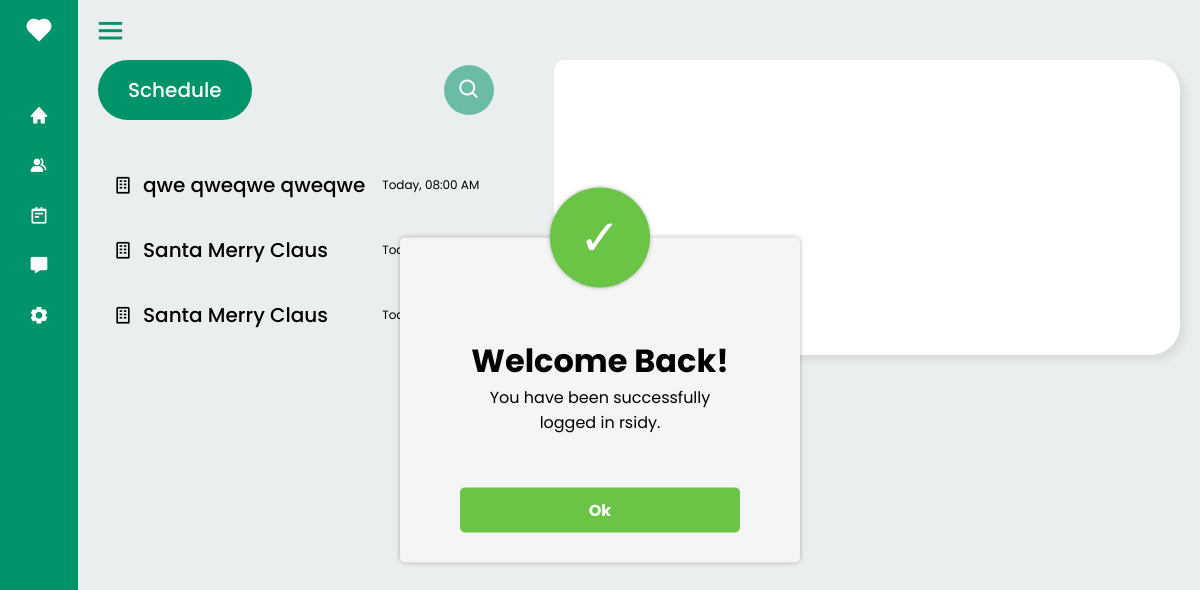
Screenshot of /pages/doctors.php?error=successlogin (signed in) with the database file from the repository.
### tables this page shows
CREATE TABLE `doctor_acc` (
  `doctor_id` int(10) NOT NULL,
  `doctor_firstname` tinytext NOT NULL,
  `doctor_lastname` tinytext NOT NULL,
  `doctor_username` varchar(255) NOT NULL,
  `doctor_password` varchar(255) NOT NULL,
  `doctor_email` varchar(255) NOT NULL,
  `doctor_occupation` tinytext NOT NULL,
  `account_created` timestamp NOT NULL DEFAULT current_timestamp() ON UPDATE current_timestamp()
);

CREATE TABLE `appointments` (
  `appointment_id` int(11) NOT NULL,
  `firstName` varchar(100) NOT NULL,
  `lastName` varchar(100) NOT NULL,
  `middleName` varchar(100) NOT NULL,
  `email` varchar(100) NOT NULL,
  `dob` varchar(100) NOT NULL,
  `contactNumber` varchar(100) NOT NULL,
  `gender` varchar(100) NOT NULL,
  `id` varchar(255) NOT NULL,
  `services` varchar(255) NOT NULL,
  `appointmentDate` varchar(100) NOT NULL,
  `appointmentTime` varchar(100) NOT NULL,
  `accountpw` varchar(255) NOT NULL,
  `appointmentStatus` varchar(255) NOT NULL
);

### pages/doctors.php (the view, shortened to what this page needs)
<?php
    include '../backend/config.php';
?>
<?php
    $doctorAccount = $_SESSION["doctor_username"];
    $query = "SELECT * FROM doctor_acc WHERE `doctor_username`='$doctorAccount'";
    $result = mysqli_query($connect, $query);
    while ($row = mysqli_fetch_array($result)) {
        $doc = $row["doctor_firstname"];
    }
?>
<!DOCTYPE html>
<html lang="en">
<head>
    <link rel="stylesheet" href="../Assets/css/account.css">
    <link rel="stylesheet" href="https://cdn.jsdelivr.net/npm/boxicons@latest/css/boxicons.min.css">
    <link rel="stylesheet" href="../Assets/css/popup.css">
    <link rel="stylesheet" href="../Assets/css/doctors.css">
</head>
<body>
    <?php
        if(isset($_GET['error'])) {
        $error = $_GET['error'];
        if($error === 'successlogin') {
            echo '  <div id="pop-up-log-in">
                        <div class="pop-info-top">&#10003;</div>
                        <div class="pop-info-center">
                            <h1>Welcome Back!</h1>
                            <p>You have been successfully logged in '. $doc .'.</p>
                        </div>
                        <div class="pop-info-bottom"><button class="pop-info-bottom-button" onclick="popUpVanish()">Ok</button></div>
                    </div>  ';
        }
    }
    ?>
    <div class="sidebar close">
        <div class="logo-details">
            <i class='bx bxs-heart'></i>
        </div>
        <ul class="nav-links">
            <li>
                <a href="#" onclick="showSection('home')">
                    <i class='bx bxs-home'></i>
                </a>
            </li>
            <li>
                <a href="#" onclick="showSection('records')">
                    <i class="bx bxs-group"></i>
                </a>
            </li>
            <li>
                <a href="#" onclick="showSection('requests')">
                    <i class='bx bx-notepad'></i>
                </a>
            </li>
            <li>
                <a href="#" onclick="showSection('messages')">
                    <i class='bx bxs-message'></i>
                </a>
            </li>
            <li>
                <div class="iocn-link">
                    <a href="#" onclick="showSection('settings')">
                        <i class='bx bxs-cog'></i>
                    </a>
                </div>
            </li>
        </ul>
    </div>
    <main class="home-section">
        <div class="home-content">
            <i class="bx bx-menu"></i>
        </div>
        <div class="container-fluid">
            <section id="home">
                <div class="home-class-home">
                    <article class="home-left">
                        <div class="flex-2">
                            <div class="sched-container">Schedule</div>
                            <a onclick="openPopup()"><div class="search-icon"><i class='bx bx-search'></i></div></a>
                        </div>
                        <br>
                        <?php
                            $dataPatient = "SELECT * FROM `appointments` WHERE appointmentStatus = 'ON' AND appointmentDate = CURDATE()";
                            $data = mysqli_query($connect, $dataPatient);
                            if (mysqli_num_rows($data) > 0){
                                while ($fetch_data = mysqli_fetch_assoc($data)){
                            ?>
                        <div class="details">
                            <aside class="flex-detail-clickable"  data-patient="<?php echo $fetch_data['firstName']; ?>">
                                <div class="sched-detail">
                                    <i class='bx bx-building'></i>
                                    <div class="patient-name"><?php echo $fetch_data['firstName'] . ' ' . $fetch_data['middleName'] . ' ' . $fetch_data['lastName']; ?></div>
                                </div>
                                <div class="sched-time">
                                    Today, <?php echo $fetch_data['appointmentTime']; ?>
                                </div>
                            </aside>
                        </div>
                        <?php
                            }
                        }
                        ?>
                    </article>
                    <article class="home-right">
                    </article>
                </div>
            </section>
        </div>
    </main>
</body>
</html>

### Assets/css/account.css (style rules this page uses)
* { margin: 0; padding: 0; box-sizing: border-box; font-family: 'Poppins', sans-serif; }
body { background: #EAEEEF; }
.sidebar { position: fixed; top: 0; left: 0; height: 100%; width: 260px; background: #01936A; z-index: 100; transition: all 0.5s ease; }
.sidebar.close { width: 78px; }
.sidebar .logo-details { height: 60px; width: 100%; display: flex; align-items: center; }
.sidebar .logo-details i { font-size: 30px; color: #fff; height: 50px; min-width: 78px; text-align: center; line-height: 50px; }
.sidebar .nav-links { height: 100%; padding: 30px 0 150px 0; overflow: auto; }
.sidebar.close .nav-links { overflow: visible; }
.sidebar .nav-links li { position: relative; list-style: none; transition: all 0.4s ease; }
.sidebar .nav-links li .iocn-link { display: flex; align-items: center; justify-content: space-between; }
.sidebar.close .nav-links li .iocn-link { display: block }
.sidebar .nav-links li i { height: 50px; min-width: 78px; text-align: center; line-height: 50px; color: #fff; font-size: 20px; cursor: pointer; transition: all 0.3s ease; }
.sidebar .nav-links li a { display: flex; align-items: center; text-decoration: none; }
.home-section { position: relative; height: 100vh; left: 260px; width: calc(100% - 260px); transition: all 0.5s ease; }
.sidebar.close ~ .home-section { left: 78px; width: calc(100% - 78px); }
.home-section .home-content { height: 60px; display: flex; align-items: center; }
.home-section .home-content .bx-menu { margin: 0 15px; cursor: pointer; }
.home-section .home-content .bx-menu { color: #01936a; font-size: 35px; }
section { margin: 0 auto; padding: 0 20px; }
#home, #records, #requests, #messages, #settings { max-width: 1780px; }
.home-class-home { display: flex; padding-bottom: 50px; }
.home-left { width: 420px; }
.flex-2 { display: flex; justify-content: space-between; font-weight: 500; align-items: center; }
.sched-container { padding: 15px 30px; border-radius: 30px; border: none; background-color: #01936A; color: white; font-size: 20px; }
.search-icon { width: 50px; height: 50px; background-color: #01936a8a; border-radius: 50%; position: relative; cursor: pointer; transition: all 0.2s; font-size: 24px; }
.bx-search { position: absolute; top: 50%; left: 50%; transform: translate(-50%, -50%); color: white; }
.flex-detail-clickable { display: flex; justify-content: space-between; align-items: center; cursor: pointer; padding: 10px 15px; border: none; border-radius: 5px; margin: 15px 0; }
.sched-detail { display: flex; gap: 10px; justify-content: center; align-items: center; font-size: 20px; font-weight: 500; }
.sched-time { font-size: 12px; }
.home-right { margin-left: 60px; background-color: white; width: calc(100% - 420px); border-top-right-radius: 30px; border-bottom-right-radius: 30px; border-top-left-radius: 10px; border-bottom-left-radius: 10px; padding-left: 20px; box-shadow: 5px 5px 10px rgba(0, 0, 0, 0.082); }

### Assets/css/popup.css (style rules this page uses)
#pop-up-log-in { position: fixed; top: 50%; left: 50%; transform: translate(-50%, -50%); z-index: 3000; width: 400px; height: 325px; background-color: rgb(245, 245, 245); border-radius: 5px; box-shadow: 0 0 5px rgba(0, 0, 0, 0.288); display: flex; flex-direction: column; justify-content: center; align-items: center; padding: 0 60px; }
.pop-info-top { position: absolute; top: -50px; height: 100px; width: 100px; border-radius: 50px; background-color: #6AC445; display: flex; align-items: center; justify-content: center; color: white; font-size: 50px; box-shadow: 0 0 4px rgba(0, 0, 0, 0.288);; }
.pop-info-center { text-align: center; margin-top: -30px; }
.pop-info-bottom { position: absolute; bottom: 30px; width: 100%; padding: 0 60px; }
.pop-info-bottom-button { width: 100%; padding: 10px 0; background-color: #6AC445; border: none; border-radius: 5px; cursor: pointer; font-size: 16px; font-weight: bold; color: white; }

### rows the page displays
doctor_acc: doctor_firstname "rsidy"
appointments: firstName "qwe", middleName "qweqwe", lastName "qweqwe", appointmentTime "08:00 AM"
appointments: firstName "Santa", middleName "Merry", lastName "Claus"
appointments: firstName "Santa", middleName "Merry", lastName "Claus"
